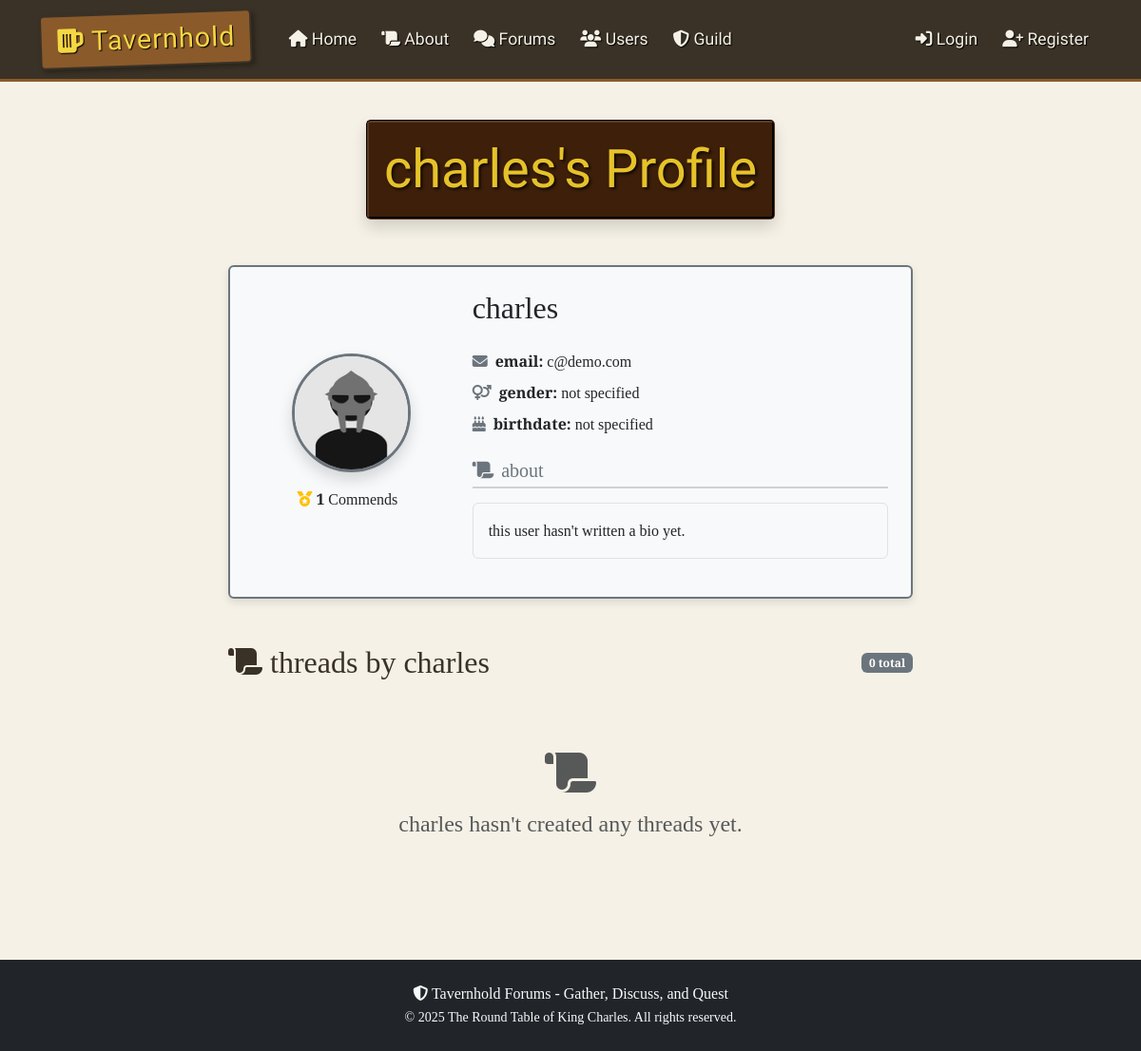
The page /user/charles on the database its author committed.
### thforums/models.py (models this page shows, shortened)
class User(db.Model, UserMixin):
    id = db.Column(db.Integer, primary_key=True)  # unique id for each user
    username = db.Column(db.String(20), unique=True, nullable=False)  # username must be unique
    email = db.Column(db.String(120), unique=True, nullable=False)  # email must be unique
    image_file = db.Column(db.String(20), nullable=False, default="default.png")  # profile picture
    password = db.Column(db.String(60), nullable=False)  # hashed password
    gender = db.Column(db.String(10), nullable=True)  # gender field
    birthdate = db.Column(db.Date, nullable=True)  # birthdate field
    bio = db.Column(db.Text, nullable=True)  # bio field
    threads = db.relationship("Thread", backref="author", lazy=True)  # relationship to threads created by the user
    replies = db.relationship("Reply", backref="author", lazy=True)  # relationship to replies made by the user
    exp = db.Column(db.Integer, nullable=True) #exp for user
    commends_received = db.relationship("Commend", backref="user_target", lazy=True, primaryjoin="User.id==Commend.user_id_target")
    def commend_count(self):
        return len([c for c in self.commends_received if c.user_id_target == self.id])

class Commend(db.Model):
    id = db.Column(db.Integer, primary_key=True)
    user_id = db.Column(db.Integer, db.ForeignKey("user.id"), nullable=False)
    thread_id = db.Column(db.Integer, db.ForeignKey("thread.id"), nullable=True)
    reply_id = db.Column(db.Integer, db.ForeignKey("reply.id"), nullable=True)
    user_id_target = db.Column(db.Integer, db.ForeignKey("user.id"), nullable=True)  # for user-to-user commend
    __table_args__ = (
        db.UniqueConstraint('user_id', 'thread_id', name='unique_user_thread_commend'),
        db.UniqueConstraint('user_id', 'reply_id', name='unique_user_reply_commend'),
        db.UniqueConstraint('user_id', 'user_id_target', name='unique_user_user_commend'),
    )

### thforums/routes.py (the view)
@app.route("/user/<string:username>")
def user_profile(username):
    user = User.query.filter_by(username=username).first_or_404()
    page = request.args.get("page", 1, type=int)  # get the current page number
    threads = Thread.query.filter_by(author=user).order_by(Thread.date_posted.desc()).paginate(page=page, per_page=5)
    return render_template("user_profile.html", title=f"{user.username}'s Profile", user=user, threads=threads)

### thforums/routes.py (called while the page is built)
@app.context_processor
def inject_random_users():
    random_users = sample(User.query.all(), min(3, User.query.count())) if User.query.count() > 0 else []
    return {'random_users': random_users}

### thforums/templates/user_profile.html (shortened to what this page needs)
{% extends 'layout.html' %}
{% block content %}
<div class="container">
    <div class="row justify-content-center mb-5">
        <div class="col-md-8 text-center">
            <div class="tavern-sign-straight d-inline-block shadow p-3">
                <h1 class="display-4 mb-0">{{ user.username }}'s Profile</h1>
            </div>
        </div>
    </div>
    <div class="row justify-content-center">
        <div class="col-lg-8">
            <div class="card profile-card mb-5 border-2 border-medieval">
                <div class="card-body p-4">
                    <div class="row align-items-center">
                        <div class="col-md-4 text-center mb-4 mb-md-0">
                            <img src="{{ url_for('static', filename='profile_pics/' + (user.image_file if user.image_file else 'default.png')) }}"
                                 alt="profile picture"
                                 class="large-profile-pic rounded-circle border border-3 border-medieval shadow">
                            <div class="mt-3 d-flex justify-content-center align-items-center">
                                <span class="me-2">
                                    <i class="fas fa-medal text-warning"></i>
                                    <b>{{ user.commend_count() }}</b> Commends
                                </span>
                            </div>
                        </div>
                        <div class="col-md-8">
                            <div class="profile-details">
                                <h2 class="mb-4">{{ user.username }}</h2>
                                <div class="mb-3">
                                    <div class="d-flex align-items-center mb-2">
                                        <i class="fas fa-envelope me-2 text-medieval"></i>
                                        <span><strong>email:</strong> {{ user.email }}</span>
                                    </div>
                                    <div class="d-flex align-items-center mb-2">
                                        <i class="fas fa-venus-mars me-2 text-medieval"></i>
                                        <span><strong>gender:</strong> {{ user.gender or "not specified" }}</span>
                                    </div>
                                    <div class="d-flex align-items-center mb-2">
                                        <i class="fas fa-birthday-cake me-2 text-medieval"></i>
                                        <span><strong>birthdate:</strong> {{ user.birthdate.strftime('%Y-%m-%d') if user.birthdate else "not specified" }}</span>
                                    </div>
                                </div>
                                <div class="bio-section mt-4">
                                    <h5 class="section-title"><i class="fas fa-scroll me-2"></i>about</h5>
                                    <p class="bio-content p-3 bg-light rounded border">{{ user.bio or "this user hasn't written a bio yet." }}</p>
                                </div>
                            </div>
                        </div>
                    </div>
                </div>
            </div>
            <div class="threads-section">
                <div class="d-flex justify-content-between align-items-center mb-4">
                    <h2 class="mb-0">
                        <i class="fas fa-scroll me-2"></i>threads by {{ user.username }}
                    </h2>
                    <span class="badge bg-medieval">{{ threads.total }} total</span>
                </div>
                {% if threads.items %}
                    <div class="thread-list">
                        {% for thread in threads.items %}
                            <div class="card thread-card mb-3 border-medieval">
                                <div class="card-body">
                                    <div class="d-flex justify-content-between align-items-start">
                                        <div>
                                            <a href="{{ url_for('view_thread', thread_id=thread.id) }}"
                                               class="thread-title text-decoration-none fw-bold text-dark">
                                                {{ thread.title }}
                                            </a>
                                            <div class="thread-meta text-muted small mt-1">
                                                <i class="far fa-clock"></i> posted on {{ thread.date_posted.strftime('%Y-%m-%d at %H:%M') }}
                                            </div>
                                        </div>
                                        {% if current_user == thread.author %}
                                            <div class="thread-actions btn-group">
                                                <a href="{{ url_for('edit_thread', thread_id=thread.id) }}"
                                                   class="btn btn-sm btn-outline-medieval"
                                                   title="edit thread">
                                                    <i class="fas fa-edit"></i>
                                                </a>
                                                <form method="POST" action="{{ url_for('delete_thread', thread_id=thread.id) }}"
                                                      class="d-inline">
                                                    <button type="submit"
                                                            class="btn btn-sm btn-outline-danger"
                                                            title="delete thread"
                                                            onclick="return confirm('are you sure you want to delete this thread?');">
                                                        <i class="fas fa-trash-alt"></i>
                                                    </button>
                                                </form>
                                            </div>
                                        {% endif %}
                                    </div>
                                </div>
                            </div>
                        {% endfor %}
                    </div>
                {% else %}
                    <div class="empty-state text-center py-5">
                        <i class="fas fa-scroll fa-3x text-muted mb-3"></i>
                        <h4 class="text-muted">{{ user.username }} hasn't created any threads yet.</h4>
                    </div>
                {% endif %}
            </div>
        </div>
    </div>
</div>
{% endblock %}

### thforums/static/css/styles.css (style rules this page uses)
:root { --background-color: #f5f1e6; --background-image: url('https://i.pinimg.com/736x/b9/69/e1/b969e18f60defad33dd623985b8af591.jpg'); --background-repeat: no-repeat; --background-size: 100% 100%; --background-attachment: fixed; --font-family: 'Cinzel', serif; --text-color: #3a3226; --navbar-bg-color: #3a3226; --navbar-border-color: #8b5a2b; --navbar-text-color: #f5f1e6; --btn-bg-color: #8b5a2b; --btn-hover-bg-color: #6d4a2b; --btn-text-color: #f5f1e6; --card-bg-color: #f9f7f0; --card-border-color: #8b5a2b; --alert-bg-color: #f5e7c6; --alert-border-color: #d4b97a; --alert-text-color: #5c3a21; }
html { height: 100%; }
body { background-color: var(--background-color); background-image: var(--background-image); background-repeat: no-repeat; background-size:cover; background-attachment: fixed; font-family: var(--font-family); color: var(--text-color); display: flex; flex-direction: column; min-height: 100%; }
.tavern-sign-straight { display: inline-block; background-color: #3d1f0a; color: #e6c229; padding: 5px 15px; border-radius: 5px; border: 3px groove #5a3a22; box-shadow: 4px 4px 6px rgba(0, 0, 0, 0.3); font-family: 'MedievalSharp', cursive; text-align: center; text-shadow: 2px 2px 3px rgba(0, 0, 0, 0.7); }
.card { box-shadow: 3px 3px 10px rgba(0, 0, 0, 0.1); background-color: var(--card-bg-color); }
.large-profile-pic { width: 180px; height: 180px; object-fit: cover; }
.profile-card { background-color: #f8f9fa; box-shadow: 0 4px 8px rgba(0, 0, 0, 0.1); }
.section-title { color: #6c757d; border-bottom: 2px solid #d1d1d1; padding-bottom: 5px; margin-bottom: 15px; }
.bio-content { white-space: pre-line; line-height: 1.6; }
.border-medieval { border-color: #6c757d !important; }
.bg-medieval { background-color: #6c757d !important; color: white !important; }
.text-medieval { color: #6c757d !important; }
.large-profile-pic { width: 125px; height: 125px; border-radius: 50%; }

### rows shown on the page
User: username "charles", image_file (placeholder picture), email "c@demo.com", gender "not specified", birthdate "not specified", bio "this user hasn't written a bio yet."
Commend: commend_count "1"

### other values the page prints
{{ threads.total }} "0"
